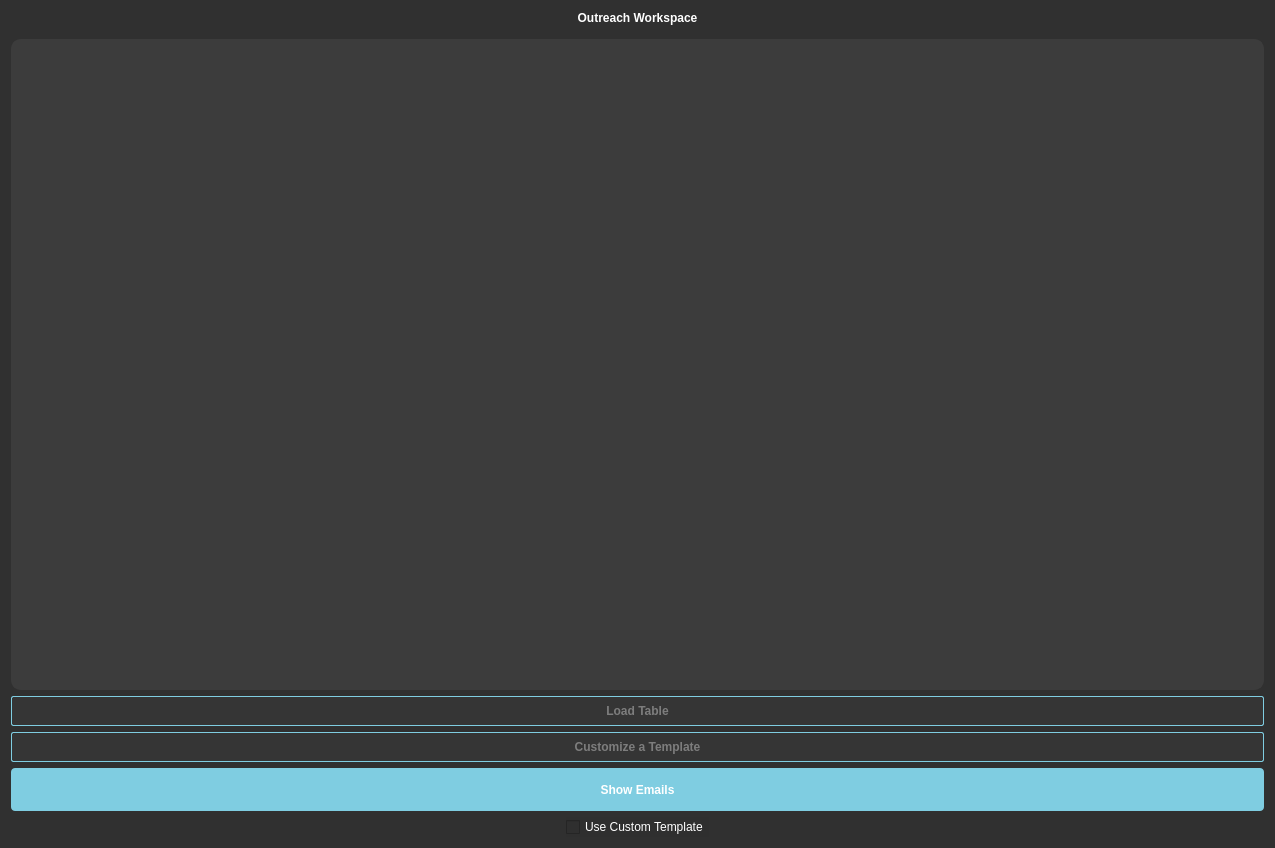
<?xml version="1.0" encoding="UTF-8"?>
<ui version="4.0">
 <class>Form</class>
 <widget class="QWidget" name="Form">
  <property name="geometry">
   <rect>
    <x>0</x>
    <y>0</y>
    <width>1275</width>
    <height>848</height>
   </rect>
  </property>
  <property name="minimumSize">
   <size>
    <width>1000</width>
    <height>500</height>
   </size>
  </property>
  <property name="windowTitle">
   <string>Form</string>
  </property>
  <property name="styleSheet">
   <string notr="true">
QWidget {
    background-color: #303030;
    color: white;
}

QCheckBox{
    background-color: #3c3c3c;
    alignment: center
}
QAbstractButton{
    background-color: #3c3c3c;
    alignment: center
}
QLabel{
	font: 87 24pt &quot;Arial&quot;;
    font-weight: 600
    
}
/* Set the color of text in LineEdit to white */
QLineEdit {
    color: white;
    background-color: #3c3c3c;
}

/* Set the color of text in PushButton to white */
QPushButton {
    background-color: #7fcde1;
    color: white;
    border-radius: 4px;
    padding: 4px;
    font: 12pt &quot;Arial&quot;;
    height: 35px;
    
    font-weight: 800;
}

/* Add a hover effect to buttons */
QPushButton:hover {
    background: #ff9d00;
    color: #ffffff
}

/* Add a pressed effect to buttons */
QPushButton:pressed {
    background: qlineargradient(x1: 0, y1: 0, x2: 0, y2: 1,
    stop: 0 #ff9d00, stop: 1 #ffb900);
}

/* Set the color of text in TableWidget to white */
QTableWidget {
    border-radius: 10px;
    border: 2px solid #3c3c3c;
    background-color: #3c3c3c;
    color: white;
    font-weight: bold;
    font: Arial;
    gridline-color: #5f5f5f;
}

QTableCornerButton::section{
    background-color: #3c3c3c;
}
/* Add a hover effect to rows */
QTableWidget::item:hover {
    background-color: #6f6f6f;
    color: #7fcde1;
}

/* Add a hover effect to rows */
QTableWidget::item:selected {
    background-color: #6f6f6f;
    color: #7fcde1;

}

/* Set the color of text in TableWidget header to white */
QHeaderView::section {
    border-radius: 1px;
    
    color: white;
    background-color: #3c3c3c;
    font: 9pt Arial;
    font-weight: bold;
}

QScrollBar:vertical{
    border: none;
    background-color: #303030;
    width: 14px;
    margin: 15px 0 15px 0;
    border-radius: 0px;
}

/*  HANDLE BAR VERTICAL */
QScrollBar::handle:vertical {	
	background-color: #6f6f6f;
	min-height: 30px;
	border-radius: 7px;
}
QScrollBar::handle:vertical:hover{	
	background-color: #ff9d00;
}
QScrollBar::handle:vertical:pressed {	
	background-color: #ffb900;
}

/* BTN TOP - SCROLLBAR */
QScrollBar::sub-line:vertical {
	border: none;
	background-color: #303030;
	height: 15px;
	border-top-left-radius: 7px;
	border-top-right-radius: 7px;
	subcontrol-position: top;
	subcontrol-origin: margin;
}

QScrollBar::sub-line:vertical:pressed {	
	background-color: #ffb900;
}

/* BTN BOTTOM - SCROLLBAR */
QScrollBar::add-line:vertical {
	border: none;
	background-color: #303030;
	height: 15px;
	border-bottom-left-radius: 7px;
	border-bottom-right-radius: 7px;
	subcontrol-position: bottom;
	subcontrol-origin: margin;
}

QScrollBar::add-line:vertical:pressed {	
	background-color: #ffb900;
}


/* RESET ARROW */
QScrollBar::up-arrow:vertical, QScrollBar::down-arrow:vertical {
	background: none;
}
QScrollBar::add-page:vertical, QScrollBar::sub-page:vertical {
	background: none;
}


/* HORIZONTAL SCROLLBAR - HOMEWORK */
QScrollBar:horizontal {
    border: none;
    background-color: #303030;
    height: 14px;
    margin: 0 15px 0 15px;
    border-radius: 0px;
}
QScrollBar::handle:horizontal {
	background-color: #6f6f6f;
	min-width: 30px;
	border-radius: 7px;
}

QScrollBar::handle:horizontal:hover{	
	background-color: #ff9d00;
}
QScrollBar::handle:horizontal:pressed {	
	background-color: #ffb900;
}
QScrollBar::add-line:horizontal {
	border: none;
	background-color: #303030;
	width: 15px;
	border-bottom-right-radius: 7px;
	border-top-right-radius: 7px;
	subcontrol-position: right;
	subcontrol-origin: margin;
}
QScrollBar::sub-line:horizontal {
	border: none;
	background-color: #303030;
	width: 15px;
	border-top-left-radius: 7px;
	border-bottom-left-radius: 7px;
	subcontrol-position: left;
	subcontrol-origin: margin;
}
QScrollBar::up-arrow:horizontal, QScrollBar::down-arrow:horizontal{

    background: none;
}
QScrollBar::add-page:horizontal, QScrollBar::sub-page:horizontal{

    background: none;
}

QDateTimeEdit::up-button {
    font: 87 8pt &quot;Arial&quot;;
    width: 20px;
    height: 20px;
    
}



QDateTimeEdit::down-button {
    font: 87 8pt &quot;Arial&quot;;
    width: 20px;
    height: 20px;
    
}
</string>
  </property>
  <layout class="QVBoxLayout" name="verticalLayout">
   <item>
    <widget class="QLabel" name="label">
     <property name="styleSheet">
      <string notr="true">QLabel{
    font: 20pt &quot;Arial&quot;;
    color: #fff;
    margin-bottom: 8px
}</string>
     </property>
     <property name="text">
      <string>Outreach Workspace</string>
     </property>
     <property name="alignment">
      <set>Qt::AlignCenter</set>
     </property>
     <property name="margin">
      <number>0</number>
     </property>
    </widget>
   </item>
   <item>
    <widget class="QTableWidget" name="tableWidget">
     <property name="selectionBehavior">
      <enum>QAbstractItemView::SelectRows</enum>
     </property>
     <property name="verticalScrollMode">
      <enum>QAbstractItemView::ScrollPerPixel</enum>
     </property>
     <property name="horizontalScrollMode">
      <enum>QAbstractItemView::ScrollPerPixel</enum>
     </property>
     <property name="showGrid">
      <bool>false</bool>
     </property>
     <property name="sortingEnabled">
      <bool>true</bool>
     </property>
     <attribute name="horizontalHeaderStretchLastSection">
      <bool>true</bool>
     </attribute>
    </widget>
   </item>
   <item>
    <widget class="QPushButton" name="pushButton_2">
     <property name="styleSheet">
      <string notr="true">QPushButton {
    background-color: rgb(53, 53, 53);
    color: rgb(125, 125, 125);
    border: 1px solid #7fcde1;
    border-radius: 2px;
    padding: 4px;
    font: 10pt &quot;Arial&quot;;
    height: 20px;
    
    
    
}

/* Add a hover effect to buttons */
QPushButton:hover {
    background: rgb(71, 71, 71);
    font: rgb(204, 204, 204);
    color: #ffffff
}

/* Add a pressed effect to buttons */
QPushButton:pressed {
    background: qlineargradient(x1: 0, y1: 0, x2: 0, y2: 1,
    stop: 0 #ff9d00, stop: 1 #ffb900);
}</string>
     </property>
     <property name="text">
      <string>Load Table</string>
     </property>
    </widget>
   </item>
   <item>
    <widget class="QPushButton" name="pushButton_3">
     <property name="styleSheet">
      <string notr="true">QPushButton {
    background-color: rgb(53, 53, 53);
    color: rgb(125, 125, 125);
    border: 1px solid #7fcde1;
    border-radius: 2px;
    padding: 4px;
    font: 10pt &quot;Arial&quot;;
    height: 20px;
    
    
    
}

/* Add a hover effect to buttons */
QPushButton:hover {
    background: rgb(71, 71, 71);
    font: rgb(204, 204, 204);
    color: #ffffff
}

/* Add a pressed effect to buttons */
QPushButton:pressed {
    background: qlineargradient(x1: 0, y1: 0, x2: 0, y2: 1,
    stop: 0 #ff9d00, stop: 1 #ffb900);
}</string>
     </property>
     <property name="text">
      <string>Customize a Template</string>
     </property>
    </widget>
   </item>
   <item>
    <widget class="QPushButton" name="pushButton">
     <property name="styleSheet">
      <string notr="true">height: 35px;
font: 12pt &quot;Arial&quot;;</string>
     </property>
     <property name="text">
      <string>Show Emails</string>
     </property>
    </widget>
   </item>
   <item alignment="Qt::AlignHCenter">
    <widget class="QCheckBox" name="checkBox">
     <property name="styleSheet">
      <string notr="true">QCheckBox{
    font: 10pt &quot;Arial&quot;;
    background-color: rgb(47, 47, 47)
}</string>
     </property>
     <property name="text">
      <string>Use Custom Template</string>
     </property>
    </widget>
   </item>
  </layout>
 </widget>
 <resources/>
 <connections/>
</ui>
